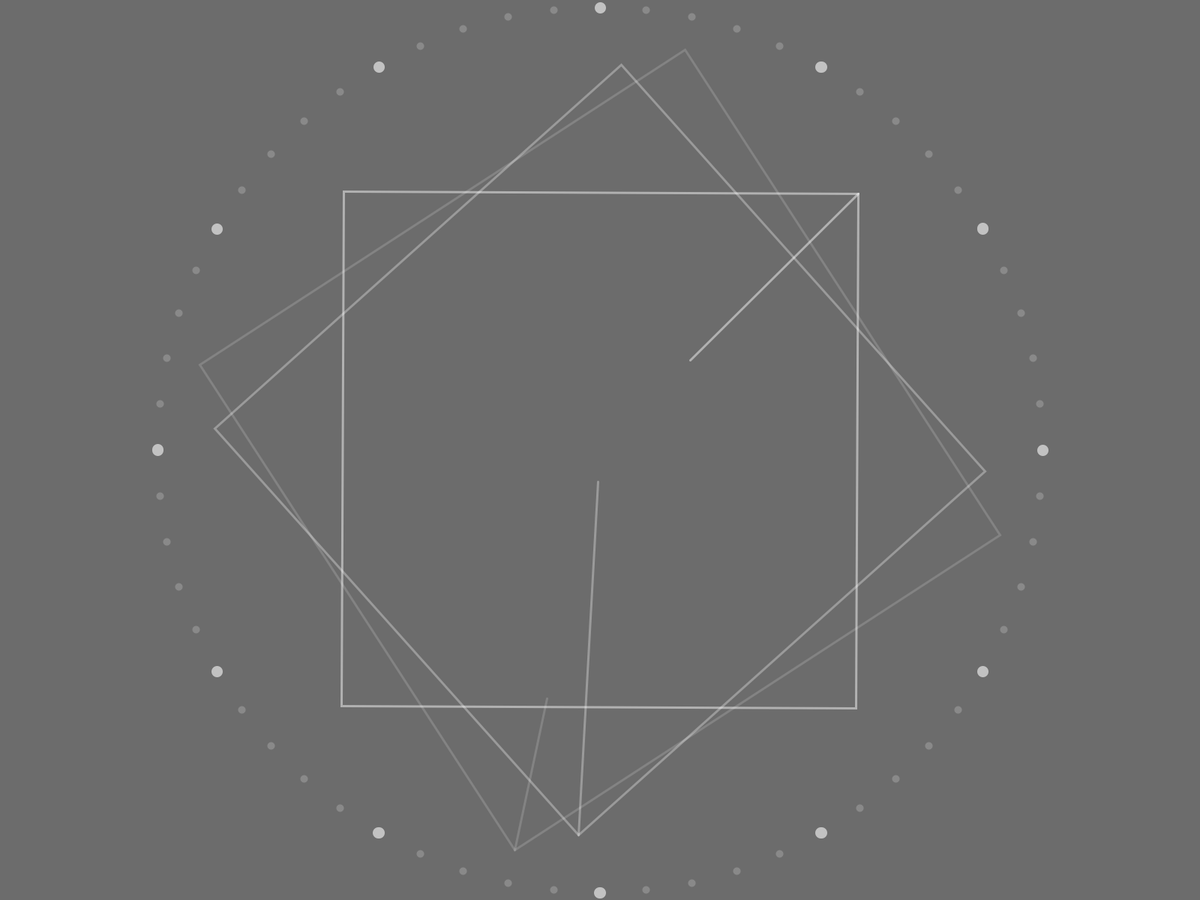
Frame 1 (no input)
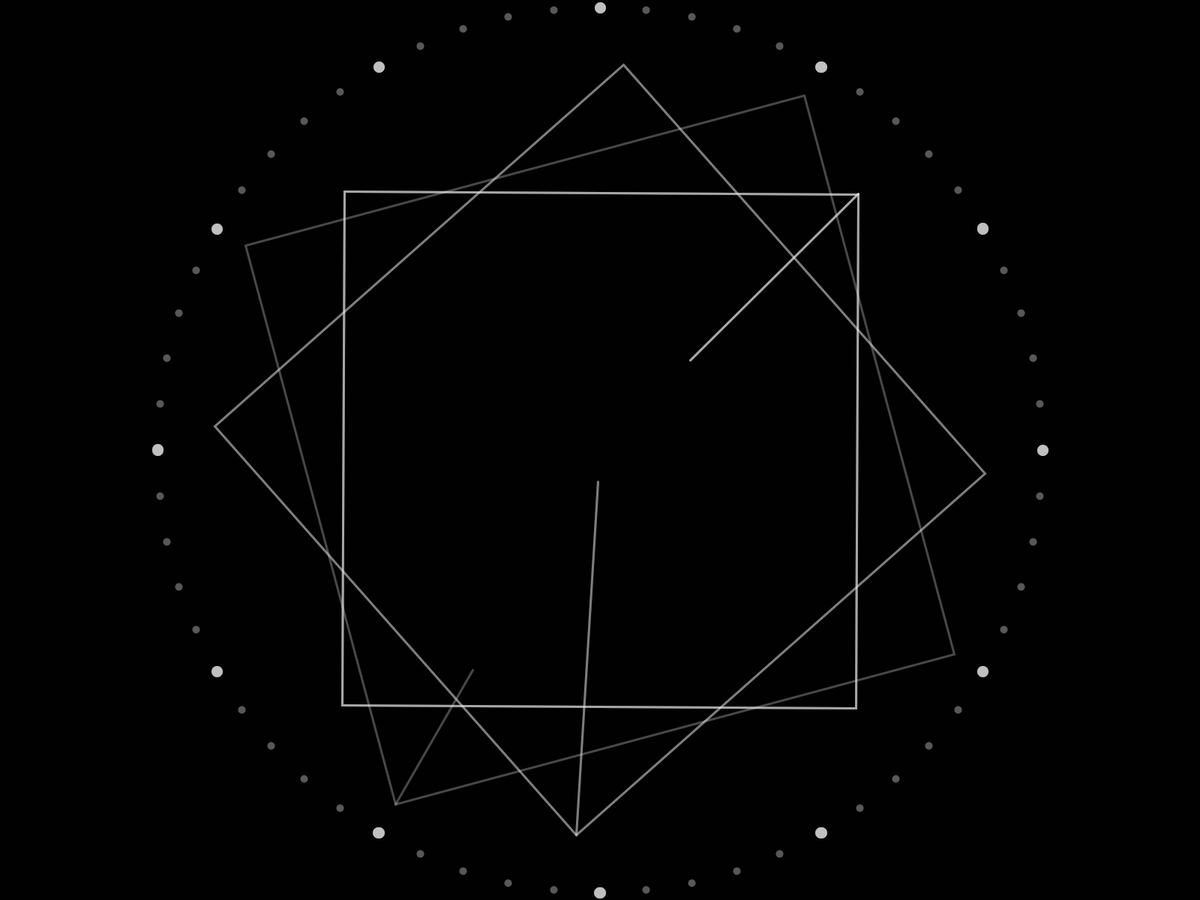
Frame 60 (the mouse pressed at the canvas centre just before this capture)
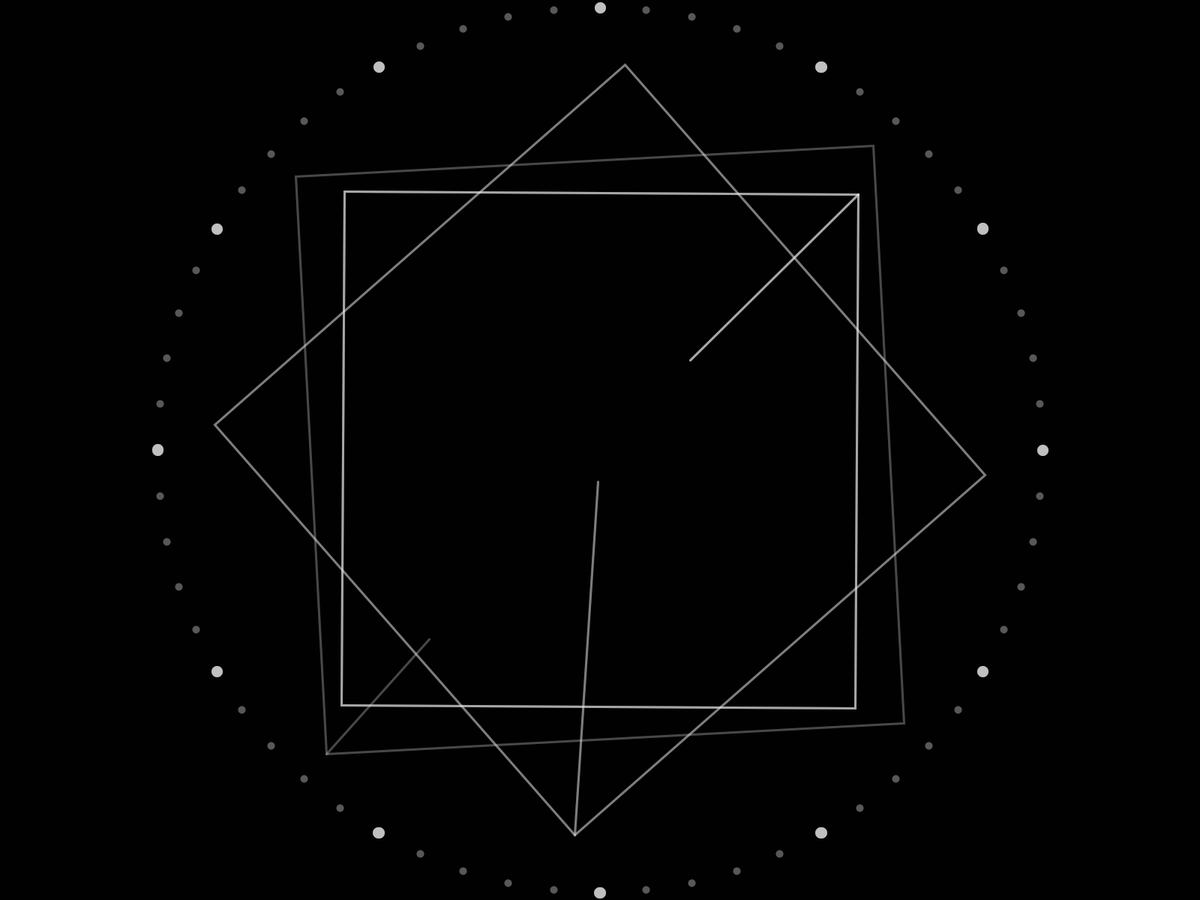
Frame 120 (the mouse held since frame 60 and released just before this capture)

The Processing sketch that drew these frames (run headless with seeded random() and noise(); from frame 60 on, the mouse is pressed at the canvas centre):

// Processing sketch: whiteClock
// ── whiteClock.pde
int[] bgc = {0, 0, 0}; //背景色
int[] mc = {255, 255, 255}; //時計針の色 (R,G,B)
int[] poc = {255, 255, 255}; //時計板の色（R,G,B)

void setup(){
	fullScreen(2); //全画面表示
	//size(300,300); //300未満描画困
	frameRate(30); 
	smooth(); 
}

void draw(){
	translate(0, 0);
	noStroke();
	fill(bgc[0], bgc[1], bgc[2], 120);
	rect(0, 0, width, height);

	translate(width / 2, height / 2);
	noFill();
	float s = second();
	float m = minute() + (s / 60.0);
	float h = hour() % 12 + (m / 60.0);
	float[] time = {s, m, h};

	float[] cs = {height + (height / 3.5), height + (height / 4.7), height + (height / 7)};
	int[] si = {height / 5, height / 40, height / 10}; 

	float p = (height - 20) / 2;
	int stW, fil = 0;
	for(int t = 0; t < 360; t += 6){
		if(t % 30 == 0){
			stW = 15; fil = 150;
		}else{
			stW = 10; fil = 50;
		}
		stroke(poc[0], poc[1], poc[2], fil);
		strokeWeight(stW);
		float[] xy = {p * cos(radians(t)), p * sin(radians(t))};
		point(xy[0], xy[1]);
	}
	
	rotate(PI / 4);
	float n = 0.0;
	for(int j = 0; j < 3; j++){
		strokeWeight(3);
		stroke(mc[0], mc[1], mc[2], 40 + 40 * j);
		pushMatrix();
		if(j == 2){
			n = 12.0;
		}else{
			n = 60.0;
		}
		rotate(radians(time[j] * 360 / n));
		rect(-cs[j] / 4, -cs[j] / 4, cs[j] / 2, cs[j] / 2);
		line(-cs[j] / 4, -cs[j] / 4, -si[j], -si[j]);
		popMatrix();
	}
}
